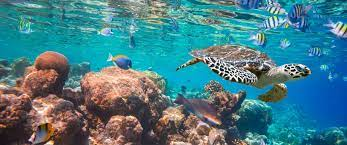
%> input picture self/mid_test/sea.jpg, 347 x 145 px
$ octave Ex1.m   (GNU Octave 9; MATLAB toolbox functions it lacks are replaced by stand-ins)
%> lines starting %> are read from the running program, lines starting %| are printed output that depends on the picture
%%%%%%%%%%%%%%%%%%%%%%%%%%%%%%%%%%%%%%%%
% Display RGB components of a color image
clear; clc; close all;

pkg load image;  % Load image processing package

% Read the color image
img = imread('sea.jpg');  % Make sure 'sea.jpg' is in the working directory
%> img is the input picture: size 145x347x3 uint8; mean R, G, B 71, 124.4, 134.5

% Extract Red, Green, and Blue channels
R = img(:, :, 1);  % Red channel
G = img(:, :, 2);  % Green channel
B = img(:, :, 3);  % Blue channel

% Prepare individual channel images (with other channels set to zero)
img_R = cat(3, R, zeros(size(R), 'uint8'), zeros(size(R), 'uint8'));
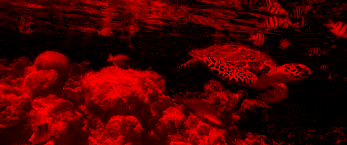
%> img_R: size 145x347x3 uint8; mean R, G, B 71, 0, 0
img_G = cat(3, zeros(size(G), 'uint8'), G, zeros(size(G), 'uint8'));
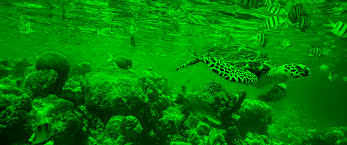
%> img_G: size 145x347x3 uint8; mean R, G, B 0, 124.4, 0
img_B = cat(3, zeros(size(B), 'uint8'), zeros(size(B), 'uint8'), B);
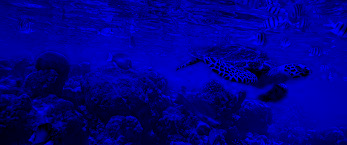
%> img_B: size 145x347x3 uint8; mean R, G, B 0, 0, 134.5

% Display original image and its RGB components
FS = 15; % Font size for titles
figure(1), clf;

subplot(2,3,2), imshow(img), title('Original Image', "fontsize", FS);
subplot(2,3,4), imshow(img_R), title('Red Channel', "fontsize", FS);
subplot(2,3,5), imshow(img_G), title('Green Channel', "fontsize", FS);
subplot(2,3,6), imshow(img_B), title('Blue Channel', "fontsize", FS);

% Save the figure
saveas(1, 'sea_RGB_channels.jpg');

%%%%%%%%%%%%%%%%%%%%%%%%%%%%%%%%%%%%%%%%

% Reorder RGB components to BRG
BRG_img = cat(3, B, R, G);  % Concatenate in the order: BluFS, Red, Green
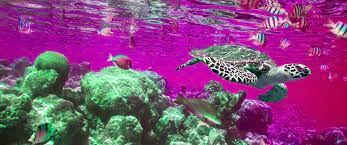
%> BRG_img: size 145x347x3 uint8; mean R, G, B 134.5, 71, 124.4

% Display the newly created BRG image in figure(2)
figure(2), clf;
subplot(1,2,1), imshow(img), title('Original Image', "fontsize", FS);
subplot(1,2,2), imshow(BRG_img), title('Reorder Image', "fontsize", FS);

% Save the reordered image
saveas(2, 'sea_RGB.jpg');

%%%%%%%%%%%%%%%%%%%%%%%%%%%%%%%%%%%%%%%%

% Load original image
img = im2double(img);  % Convert to double for processing
%> img: size 145x347x3 double

% Step 1: Gamma correction (increase contrast)
gamma = 1.2;
img_gamma = img .^ gamma;  % Apply gamma correction

% Step 2: Darken by 80% => only 20% brightness remains
scale = 0.2;
img_darker = img_gamma * scale;

% Display original, gamma corrected, and darkened image
figure(3), clf;
subplot(1, 2, 1), imshow(img), title('Original Image', "fontsize", FS);
subplot(1, 2, 2), imshow(img_darker), title('Enhanced Image', "fontsize", FS);

% Save the result
saveas(3, 'sea_enhanced.jpg');

%%%%%%%%%%%%%%%%%%%%%%%%%%%%%%%%%%%%%%%%

% Convert to double for calculations
img_double = im2double(img);

figure(4), clf;

% Loop through bit depths
bit_depths = [2, 4, 6, 8];

for i = 1:length(bit_depths)
  NumOfBit = bit_depths(i);           % Current bit depth
  NumOfLevel = 2 ^ NumOfBit;          % Number of quantization levels

  % Quantize the image to the specified number of gray levels
  quantized_Img = floor(img_double * NumOfLevel) / (NumOfLevel - 1);

  % Scale to 8-bit range for display and saving
  quantized_Img_uint8 = uint8(quantized_Img * 255);

  % Display the quantized image
  subplot(2, 2, i);
  imshow(quantized_Img_uint8);
  title([num2str(NumOfBit) '-bit'], "fontsize", FS);

  % Save the quantized image
  imwrite(quantized_Img_uint8, ['Quantized_' num2str(NumOfBit) 'bit.jpg']);
end
%> this loop made 4 passes
%> pass 1, `quantized_Img = floor(img_double * NumOfLevel) / (NumOfLevel - 1);`:
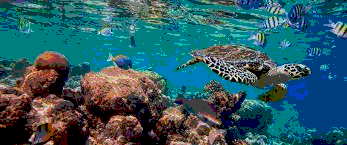
%> quantized_Img: size 145x347x3 double; mean R, G, B 0.246, 0.48, 0.528; drawn with min black and max white
%> pass 1, `quantized_Img_uint8 = uint8(quantized_Img * 255);`:
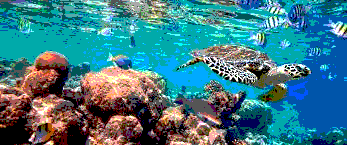
%> quantized_Img_uint8: size 145x347x3 uint8; mean R, G, B 62.3, 122.3, 134.3
%> after the loop:
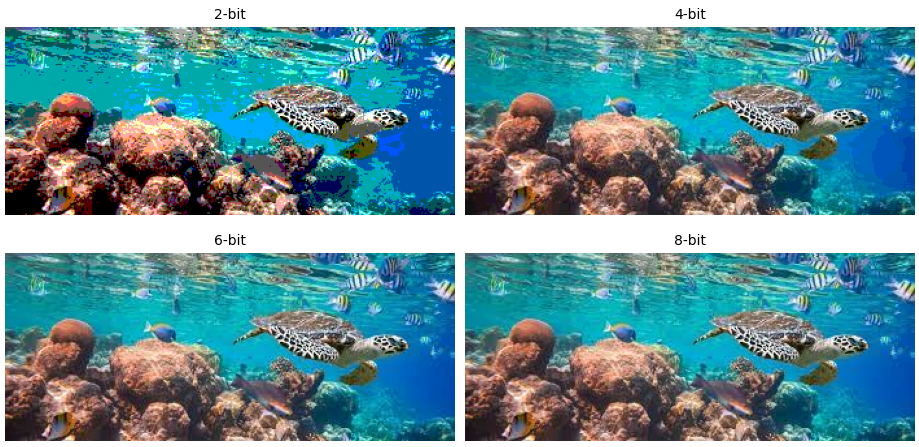
%> figure redrawn from the program's plot data, 4 panels

% Save final visualization
saveas(4, 'sea_grayscale_quantization.jpg');
